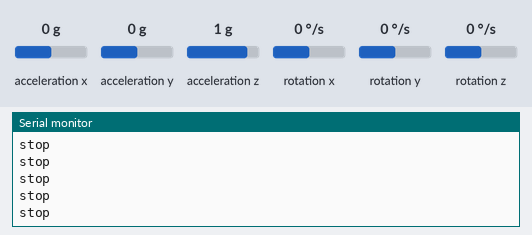
Bench run of a sketch on a simulated Arduino Uno, built with avr-gcc and run on an emulated ATmega328P. Parts: the last lines printed to the serial monitor. Inputs (shaded band) come from the test bench; at power-on: acceleration y 0 g, acceleration x 0 g, acceleration z 1 g, rotation x 0 °/s, rotation y 0 °/s, rotation z 0 °/s.

Above: at 5.1 s.
5.2 s: acceleration y set to -1.4 g
At 6.1 s:
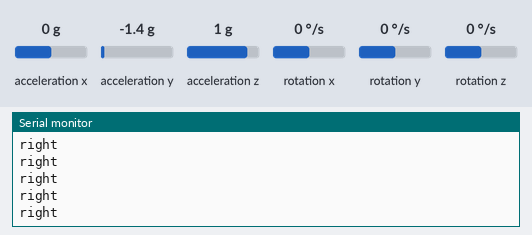
7.1 s: acceleration y set to 0.8 g
At 8.1 s:
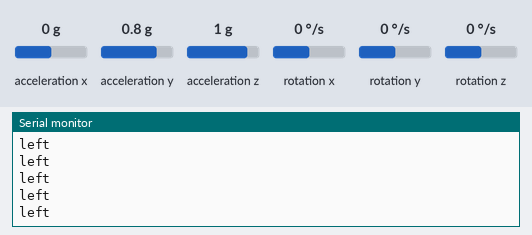
9.0 s: acceleration y set to -0.8 g
At 9.9 s:
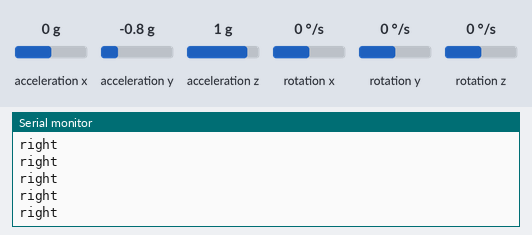

The sketch:

IMU_Unity3d.ino
```cpp
//连线方法
//MPU-UNO
//VCC-VCC
//GND-GND
//SCL-A5
//SDA-A4
//INT-2 (Optional)

#include "Wire.h"
#include "I2Cdev.h"
#include "MPU6050.h"
#include "math.h"

#define Angular_sen  250 //默认角速度灵敏度，最大对应250°/s
#define Acceler_sen   2 //默认加速度灵敏度，2g

void(* resetFunc) (void) = 0; //制造重启命令
MPU6050 accelgyro;

int16_t ax, ay, az, gx, gy, gz;             //加速度计陀螺仪原始数据
float aax = 0, aay = 0, aaz = 0;            //加速度变量
float agx = 0, agy = 0, agz = 0;            //角速度变量
long axo = 0, ayo = 0, azo = 0;             //加速度计偏移量
long gxo = 0, gyo = 0, gzo = 0;             //陀螺仪偏移量

float pi = 3.1415926535;
float fRad2Deg = 57.295779513f; //将弧度转为角度的乘数
float AcceRatio = 32767.0 / Acceler_sen;    //加速度计比例系数
float GyroRatio = 32767.0 / Angular_sen;   //陀螺仪比例系数

void calibration(unsigned short times)
{
  accelgyro.initialize(); //初始化
  /*unsigned short times; 定义采样次数*/
  for (int i = 0; i < times; i++)
  {
    accelgyro.getMotion6(&ax, &ay, &az, &gx, &gy, &gz); //读取六轴原始数值
    axo += ax; ayo += ay; azo += (az - AcceRatio);    //采样和
    gxo += gx; gyo += gy; gzo += gz;
  }
  axo /= times; ayo /= times; azo /= times; //计算加速度计偏移
  gxo /= times; gyo /= times; gzo /= times; //计算陀螺仪偏移

}

void setup()
{
  Wire.begin();
  Serial.begin(9600);
  calibration(1000);

}

void loop()
{
  char mode = Serial.read();
  if ( mode == 'r')
  {
    resetFunc();
  }
  else
  {
    accelgyro.getMotion6(&ax, &ay, &az, &gx, &gy, &gz); //读取六轴原始数值
    float aax = (ax - axo) / AcceRatio; //x轴加速度
    float aay = (ay - ayo) / AcceRatio; //y轴加速度
    float aaz = (az - azo) / AcceRatio; //z轴加速度
    float agx = (gx - gxo) / GyroRatio; //x轴角速度
    float agy = (gy - gyo) / GyroRatio; //y轴角速度
    float agz = (gz - gzo) / GyroRatio; //z轴角速度
    float norm = sqrt(pow(aax, 2) + pow(aay, 2) + pow(aaz, 2));
    int pitch = acos(sqrt(pow(aay, 2) + pow(aaz, 2)) / norm) * 180.0 / pi; //pitch角
    int roll = acos(sqrt(pow(aax, 2) + pow(aaz, 2)) / norm) * 180.0 / pi; //roll倾角

    if (aay > 0 && -roll < 0)
    {
      Serial.println("left");
    }
    else if (aay < 0 && roll > 0)
    {
      Serial.println("right");
    }
    else if (roll == 0)
    {
      Serial.println("stop");

    }
    delay(10);

  }

}
```

Measured:
- after the input at 5.2 s, the serial monitor: prints a new line at once (image 1)
- after the input at 7.1 s, the serial monitor: prints a new line at once (image 2)
